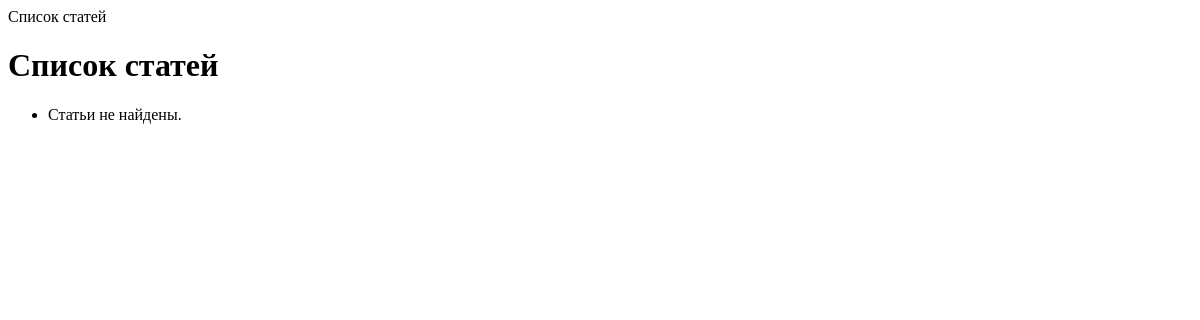
The app's page /articles/, older data.
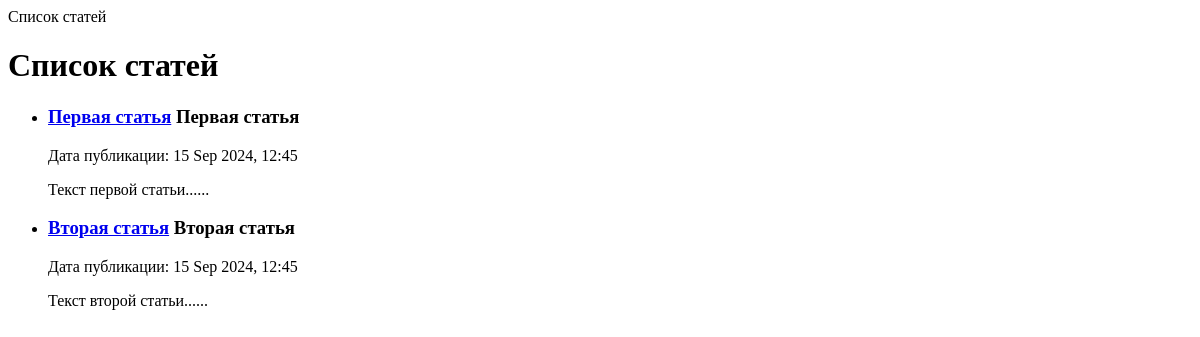
The same page, newer data.
### news/models.py (models this page shows, shortened)
class Post(models.Model):
    ARTICLE = 'AR'
    NEWS = 'NW'
    TYPE_CHOICES = [
        (ARTICLE, 'Статья'),
        (NEWS, 'Новость'),
    ]
    author = models.ForeignKey(Author, on_delete=models.CASCADE)
    type = models.CharField(max_length=2, choices=TYPE_CHOICES)
    created_at = models.DateTimeField(auto_now_add=True)
    categories = models.ManyToManyField(Category, through='PostCategory')
    title = models.CharField(max_length=128)
    text = models.TextField()
    rating = models.IntegerField(default=0)
    def preview(self):
        return self.text[:124] + '...'

### news/views.py (the view)
# urls.py: path('articles/', ArticleListView.as_view(), name='article_list'),
class ArticleListView(ListView):
    model = Post
    template_name = 'news/article_list.html'
    context_object_name = 'articles'
    def get_queryset(self):
        return Post.objects.filter(type=Post.ARTICLE)

### news/templates/news/article_list.html (shortened to what this page needs)
<!DOCTYPE html>
{% load custom_filters %}
{% load static %}
{% block content %}
    <div class="container">
        <h1>Список статей</h1>
        <ul class="list-group">
            {% for article in articles %}
                <li class="list-group-item">
                    <h3>
                        <a href="{% url 'article_detail' article.id %}">{{ article.title }}</a>
                            {{ article.title }}
                    </h3>
                    <p>Дата публикации: {{ article.created_at|date:"d M Y, H:i" }}</p>
                    <p>{{ article.preview }}</p>
                </li>
            {% empty %}
                <li class="list-group-item">Статьи не найдены.</li>
            {% endfor %}
        </ul>
    </div>
{% endblock %}

Row changes from the older to the newer data that the page shows:
added Post: title "Первая статья", created_at "15 Sep 2024, 12:45", preview "Текст первой статьи......"
added Post: title "Вторая статья", created_at "15 Sep 2024, 12:45", preview "Текст второй статьи......"
Text that changed along with them:
text no longer shown: "Статьи не найдены."
